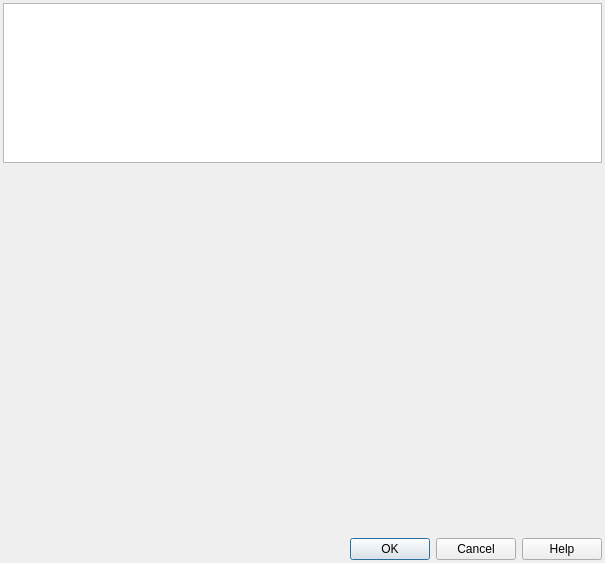
<?xml version="1.0" encoding="UTF-8"?>
<ui version="4.0">
 <class>QgsGenericProjectionSelectorBase</class>
 <widget class="QDialog" name="QgsGenericProjectionSelectorBase">
  <property name="geometry">
   <rect>
    <x>0</x>
    <y>0</y>
    <width>605</width>
    <height>563</height>
   </rect>
  </property>
  <property name="windowTitle">
   <string>Coordinate Reference System Selector</string>
  </property>
  <property name="windowIcon">
   <iconset>
    <normaloff/>
   </iconset>
  </property>
  <property name="modal">
   <bool>true</bool>
  </property>
  <layout class="QGridLayout">
   <property name="margin">
    <number>3</number>
   </property>
   <item row="0" column="0">
    <widget class="QTextEdit" name="textEdit">
     <property name="sizePolicy">
      <sizepolicy hsizetype="Preferred" vsizetype="Preferred">
       <horstretch>0</horstretch>
       <verstretch>0</verstretch>
      </sizepolicy>
     </property>
     <property name="maximumSize">
      <size>
       <width>16777215</width>
       <height>160</height>
      </size>
     </property>
     <property name="focusPolicy">
      <enum>Qt::NoFocus</enum>
     </property>
     <property name="acceptDrops">
      <bool>false</bool>
     </property>
     <property name="lineWidth">
      <number>2</number>
     </property>
     <property name="readOnly">
      <bool>true</bool>
     </property>
    </widget>
   </item>
   <item row="1" column="0">
    <widget class="QgsProjectionSelector" name="projectionSelector" native="true"/>
   </item>
   <item row="2" column="0">
    <widget class="QDialogButtonBox" name="mButtonBox">
     <property name="standardButtons">
      <set>QDialogButtonBox::Cancel|QDialogButtonBox::Help|QDialogButtonBox::Ok</set>
     </property>
     <property name="centerButtons">
      <bool>false</bool>
     </property>
    </widget>
   </item>
  </layout>
 </widget>
 <layoutdefault spacing="6" margin="11"/>
 <customwidgets>
  <customwidget>
   <class>QgsProjectionSelector</class>
   <extends>QWidget</extends>
   <header>qgsprojectionselector.h</header>
   <container>1</container>
  </customwidget>
 </customwidgets>
 <resources/>
 <connections>
  <connection>
   <sender>mButtonBox</sender>
   <signal>accepted()</signal>
   <receiver>QgsGenericProjectionSelectorBase</receiver>
   <slot>accept()</slot>
   <hints>
    <hint type="sourcelabel">
     <x>409</x>
     <y>534</y>
    </hint>
    <hint type="destinationlabel">
     <x>417</x>
     <y>559</y>
    </hint>
   </hints>
  </connection>
  <connection>
   <sender>mButtonBox</sender>
   <signal>rejected()</signal>
   <receiver>QgsGenericProjectionSelectorBase</receiver>
   <slot>reject()</slot>
   <hints>
    <hint type="sourcelabel">
     <x>471</x>
     <y>537</y>
    </hint>
    <hint type="destinationlabel">
     <x>594</x>
     <y>563</y>
    </hint>
   </hints>
  </connection>
 </connections>
</ui>
